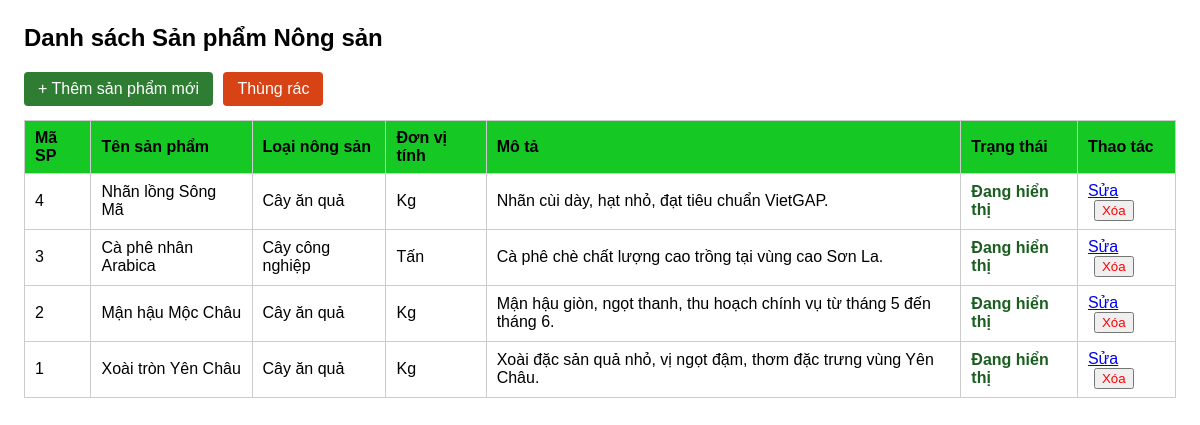
The page /BTN_06/index.php on the database its author committed.
### tables this page shows
CREATE TABLE `san_pham` (
  `id_san_pham` int(11) NOT NULL AUTO_INCREMENT,
  `ten_san_pham` varchar(150) NOT NULL,
  `loai_nong_san` varchar(100) NOT NULL,
  `don_vi_tinh` varchar(30) NOT NULL,
  `mo_ta` text NOT NULL,
  `trang_thai` tinyint(4) DEFAULT 1 COMMENT '1: đang hiển thị; 0: ngừng hiển thị',
  PRIMARY KEY (`id_san_pham`)
);

### BTN_06/index.php (the view, shortened to what this page needs)
<?php
require_once __DIR__ . '/connect.php';
$sql  = "SELECT * FROM san_pham where trang_thai = 1 ORDER BY id_san_pham DESC";
$stmt = $pdo->query($sql);
$ds_san_pham = $stmt->fetchAll();
?>
<!DOCTYPE html>
<html lang="vi">
<head>
    <link rel="stylesheet" href="style.css">
    <link rel="stylesheet" href="list.css">
</head>
<body>
    <h2>Danh sách Sản phẩm Nông sản</h2>
    <a href="insert.php" class="btn-add">+ Thêm sản phẩm mới</a>
    <a href="thung_rac.php"
        style="display:inline-block; padding:8px 14px; background:#d84315; color:#fff; text-decoration:none; border-radius:4px; margin-left:6px;">Thùng
        rác</a>
    <?php if (count($ds_san_pham) === 0): ?>
    <div class="empty">Danh sách sản phẩm hiện đang rỗng.</div>
    <?php else: ?>
    <table>
        <thead>
            <tr>
                <th>Mã SP</th>
                <th>Tên sản phẩm</th>
                <th>Loại nông sản</th>
                <th>Đơn vị tính</th>
                <th>Mô tả</th>
                <th>Trạng thái</th>
                <th>Thao tác</th>
            </tr>
        </thead>
        <tbody>
            <?php foreach ($ds_san_pham as $sp): ?>
            <tr>
                <td><?= htmlspecialchars((string)$sp['id_san_pham']) ?></td>
                <td><?= htmlspecialchars($sp['ten_san_pham']) ?></td>
                <td><?= htmlspecialchars($sp['loai_nong_san']) ?></td>
                <td><?= htmlspecialchars($sp['don_vi_tinh']) ?></td>
                <td><?= htmlspecialchars($sp['mo_ta']) ?></td>
                <td>
                    <?php if ((int)$sp['trang_thai'] === 1): ?>
                    <span class="badge-on">Đang hiển thị</span>
                    <?php else: ?>
                    <span class="badge-off">Ngừng hiển thị</span>
                    <?php endif; ?>
                </td>
                <td>
                    <a href="update.php?id=<?= urlencode((string)$sp['id_san_pham']) ?>">Sửa</a>
                    <form method="POST" action="delete.php" class="delete-form"
                        onsubmit="return confirm('Bạn có chắc chắn muốn xóa sản phẩm này không?');">
                        <button type="submit" class="btn-delete">Xóa</button>
                    </form>
                </td>
            </tr>
            <?php endforeach; ?>
        </tbody>
    </table>
    <?php endif; ?>
</body>
</html>

### BTN_06/style.css (style rules this page uses)
body { font-family: Arial, sans-serif; margin: 24px; }
button { cursor: pointer; }

### BTN_06/list.css (style rules this page uses)
table { width: 100%; border-collapse: collapse; margin-top: 14px; }
th, td { border: 1px solid #ccc; padding: 8px 10px; text-align: left; }
th { background-color: #15c824; }
.btn-add { display: inline-block; padding: 8px 14px; background: #2e7d32; color: #fff; text-decoration: none; border-radius: 4px; }
.badge-on { color: #1b5e20; font-weight: bold; }
.delete-form { display: inline; }
.btn-delete { color: red; margin-left: 6px; }

### rows shown on the page
san_pham: id_san_pham "4", ten_san_pham "Nhãn lồng Sông Mã", loai_nong_san "Cây ăn quả", don_vi_tinh "Kg", mo_ta "Nhãn cùi dày, hạt nhỏ, đạt tiêu chuẩn VietGAP.", trang_thai "Đang hiển thị"
san_pham: id_san_pham "3", ten_san_pham "Cà phê nhân Arabica", loai_nong_san "Cây công nghiệp", don_vi_tinh "Tấn", mo_ta "Cà phê chè chất lượng cao trồng tại vùng cao Sơn La.", trang_thai "Đang hiển thị"
san_pham: id_san_pham "2", ten_san_pham "Mận hậu Mộc Châu", loai_nong_san "Cây ăn quả", don_vi_tinh "Kg", mo_ta "Mận hậu giòn, ngọt thanh, thu hoạch chính vụ từ tháng 5 đến tháng 6.", trang_thai "Đang hiển thị"
san_pham: id_san_pham "1", ten_san_pham "Xoài tròn Yên Châu", loai_nong_san "Cây ăn quả", don_vi_tinh "Kg", mo_ta "Xoài đặc sản quả nhỏ, vị ngọt đậm, thơm đặc trưng vùng Yên Châu.", trang_thai "Đang hiển thị"
